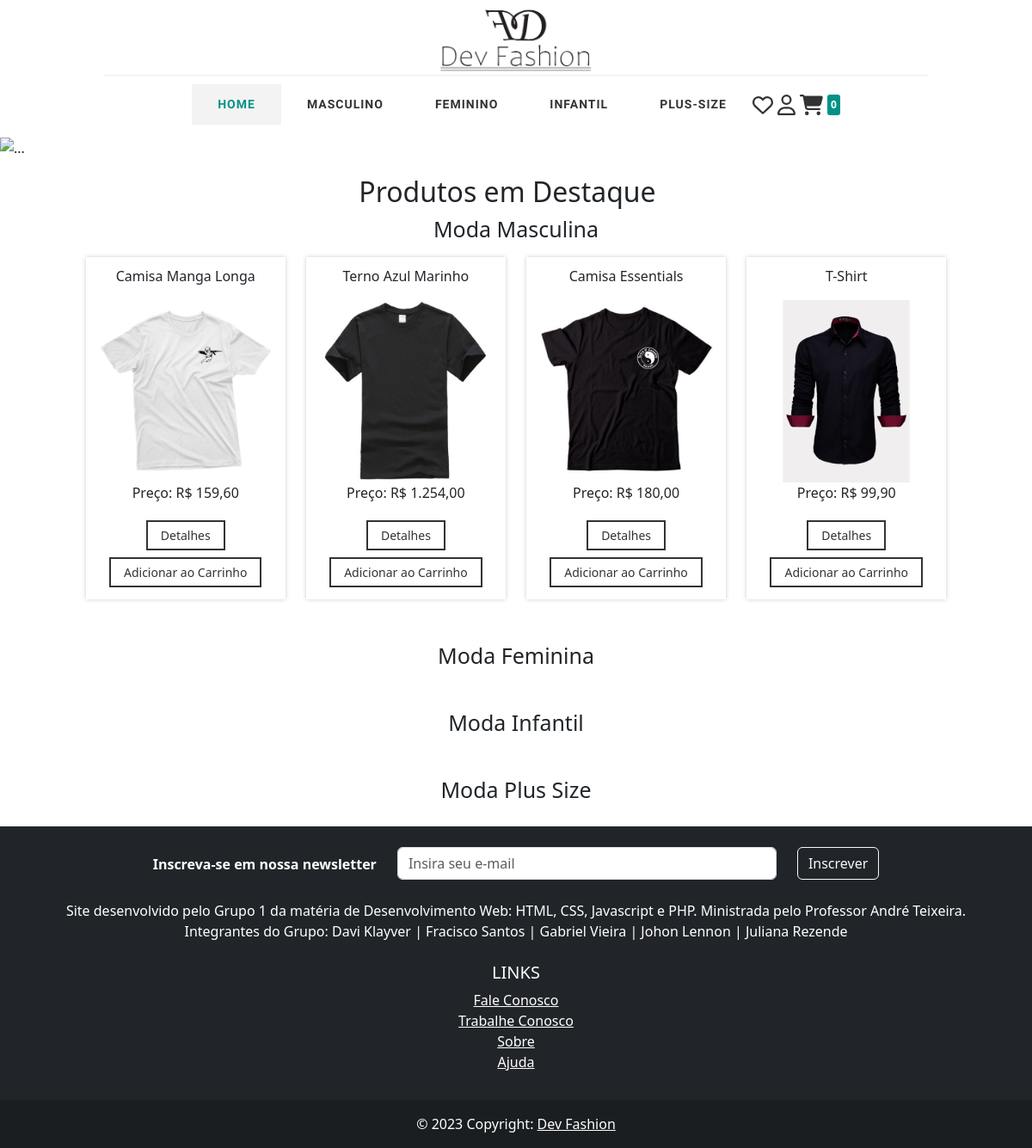
Before: / with the older database file.
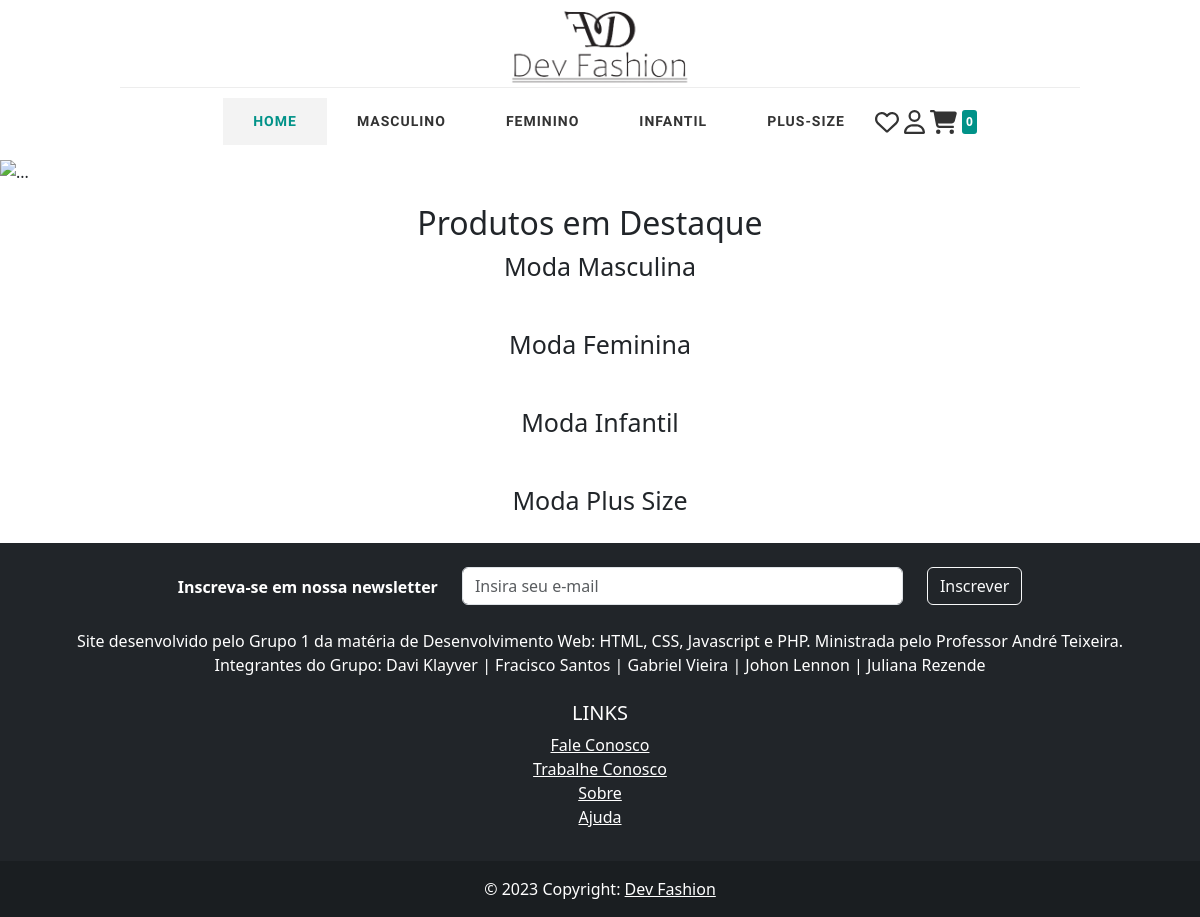
After: the same page with the newer database file.
### tables this page shows
create table rpa_roupa
(
    rpa_id             SMALLINT unsigned PRIMARY KEY auto_increment,
    rpa_nome           TEXT           NOT NULL,
    rpa_preco          DECIMAL(10, 2) NOT NULL,
    rpa_tipo           TINYINT(1)     NOT NULL,
    rpa_caminho_imagem varchar(50)    not null
);

### src/Controllers/Home/homeController.php (called while the page is built, shortened)
<?php
class homeController {
	public function index(array $aDados): void {
		$loRoupasMasculinas = Sistema::getRoupaDAO()->getRoupasByTipo(TipoRoupaEnum::MASCULINO,4);
		require_once "Home/index.php";
	}
}

### core/Router.php (called while the page is built, shortened)
<?php
class Router {
	private array $aDados;
	public function iniciar(): void {
		$oController = $this->getController();
		$oErroController = new errorController();
		try {
			$sAcao = $this->aDados['acao'];
			$oController->$sAcao($this->aDados);
		} catch (\Exception $oExp) {
			$oErroController->errorExeption($this->aDados, $oExp->getMessage(), $oExp->getCode());
			exit();
		}
	}
	private function attrValues(): void {
		$this->aDados = array_merge($_GET,$_POST,$_FILES);
	}
	private function getController(): mixed {
		return new $oControllerClass();
	}
}

### index.php (called while the page is built, shortened)
<?php
$oRouter = new Router();
$oRouter->iniciar();

### src/Sistema/Sistema.php (called while the page is built, shortened)
<?php
class Sistema {
	public static function connection(): ConnectionInterface {
		return new Connection();
	}
	public static function getRoupaDAO(): RoupaDAO {
		return new RoupaDAO();
	}
}

### src/Roupa/RoupaDAO.php (called while the page is built, shortened)
<?php
class RoupaDAO {
	public function getRoupasByTipo(int $iTipoRoupa, int $iLimit = null): RoupaList {
		$sLimit = "";
		if ($iLimit) {
			$sLimit = "limit $iLimit";
		}
		$sSql = "SELECT * FROM rpa_roupa WHERE rpa_tipo = ? $sLimit";
		$aParam[] = $iTipoRoupa;
		try {
			$aaRoupas = Sistema::connection()->getArray($sSql,$aParam);
		} catch (\PDOException $oExp) {
			throw new \PDOException("Não foi possível consultar as roupas.");
		}
		if (empty($aaRoupas)) {
			return new RoupaList();
		}
		return RoupaList::createFromArray($aaRoupas);
	}
}

### src/Sistema/Connection/Connection.php (called while the page is built, shortened)
<?php
class Connection implements ConnectionInterface {
	private PDO $oPDO;
	public function __construct() {
		$sDriver = 'mysql';
		$sHost = 'mysql';
		$sUser = 'root';
		$sPassword = 'devfashion@!#';
		$sDatabase = 'devfashion';
		$oConexao = new PDO("$sDriver:host=$sHost;dbname=$sDatabase", $sUser, $sPassword);
		$oConexao->setAttribute(PDO::ATTR_ERRMODE, PDO::ERRMODE_EXCEPTION);
		$this->oPDO = $oConexao;
	}
	public function getArray(string $sSql, array $aParams = null): array {
		$oSttm = $this->oPDO->prepare($sSql);
		if (!empty($aParams)) {
			foreach ($aParams as $iKey => $aParam) {
				$iContador = 1 + $iKey;
				$oSttm->bindValue($iContador,$aParam);
			}
		}
		try {
			$oSttm->execute();
			return $oSttm->fetchAll();
		} catch (\PDOException $oExp) {
			throw new \Exception("Ocorreu um erro interno no sistema.",0,$oExp);
		}
	}
}

### src/Roupa/Roupa.php (called while the page is built, shortened)
<?php
class Roupa {
	private string $sNome;
	private float $fPreco;
	private string $sCaminhoImagem;
	public static function createFromArray(array $aRoupa): Roupa {
		$oRoupa = new Roupa();
		$oRoupa->iId = $aRoupa['rpa_id'];
		$oRoupa->sNome = $aRoupa['rpa_nome'];
		$oRoupa->fPreco = doubleval($aRoupa['rpa_preco']);
		$oRoupa->iTipo = $aRoupa['rpa_tipo'];
		$oRoupa->sCaminhoImagem = $aRoupa['rpa_caminho_imagem'];
		return $oRoupa;
	}
	public function getNome(): string {
		return $this->sNome;
	}
	public function getDescricaoPreco(): string {
		return "R$ " . number_format($this->fPreco,2,",",".");
	}
	public function getCaminhoImagem(): string {
		return $this->sCaminhoImagem;
	}
}

### src/Roupa/RoupaList.php (called while the page is built, shortened)
<?php
class RoupaList extends \SplObjectStorage {
	public static function createFromArray(array $aaRoupas): RoupaList {
		$loRoupaList = new RoupaList();
		foreach ($aaRoupas as $aRoupa) {
			$oRoupa = Roupa::createFromArray($aRoupa);
			$loRoupaList->attach($oRoupa);
		}
		return $loRoupaList;
	}
}

### core/Functions.php (the view, shortened to what this page needs)
<?php
class Functions {
	public static function renderMenu(array $aDados): void {
		$sPaginaAtual = $aDados['acao'];
		require_once "Sistema/nav.php";
	}
	public static function renderFooter(): void {
		require_once "Sistema/footer.php";
	}
	public static function addStyleSheet(array $aCss = []): void {
		$oData = new \DateTimeImmutable("now");
		$sTimeStamp = $oData->getTimestamp();
		$aCssPadrao = [
			"css/lib/bootstrap/bootstrap.min.css",
			"css/lib/fontawesome/all.min.css"
		];
		$aCss = array_merge($aCssPadrao,$aCss);
		foreach ($aCss as $sCss) {
			echo PHP_EOL . "<link rel='stylesheet' href='../public/assets/$sCss?$sTimeStamp'>";
		}
	}
	public static function addImage(string $sNomeImagem, string $sFormato, string $sLink, string $sAlt = null): void {
		$oData = new \DateTimeImmutable("now");
		$sTimeStamp = $oData->getTimestamp();
		echo "<a href=\"$sLink\"><img src='../public/assets/img/$sNomeImagem.$sFormato?$sTimeStamp' alt='$sAlt'></a>";
	}
	public static function imprimirCardRoupa(Roupa $oRoupa): void {
		$oData = new \DateTimeImmutable("now");
		$sTimeStamp = $oData->getTimestamp();
		$sNome = mb_convert_encoding($oRoupa->getNome(),'UTF-8');
		echo "
			<div class=\"produto\">
				<p>{$sNome}</p>
				<img src='../public/assets/img/{$oRoupa->getCaminhoImagem()}.jpg?$sTimeStamp'
				<p>Preço: {$oRoupa->getDescricaoPreco()}</p>
				<button>Detalhes</button>
				<button>Adicionar ao Carrinho</button>
			</div>
		";
	}
}

### src/Views/Home/index.php (shortened to what this page needs)
<!doctype html>
<html lang="pt-BR">
<head>
	<?php
		Functions::addStyleSheet(["css/style.css"]);
	?>
</head>
<body>
<?php Functions::renderMenu($aDados); ?>
<?php require 'include/carrousel.php'?>
<section class="destaques">
	<h2>Produtos em Destaque</h2>
	<h3 class="produtos-container">Moda Masculina</h3>
	<?php
		foreach ($loRoupasMasculinas as $oRoupa) {
			Functions::imprimirCardRoupa($oRoupa);
		}
	?>
</section>
<section class="destaques">
	<h3 class="produtos-container">Moda Feminina</h3>
</section>
<section class="destaques">
	<h3 class="produtos-container">Moda Infantil</h3>
</section>
<section class="destaques">
	<h3 class="produtos-container">Moda Plus Size</h3>
</section>
<?php Functions::renderFooter(); ?>
</body>

### src/Views/Sistema/nav.php (shortened to what this page needs)
<?php
$sIdPagAtual = "id=\"nav-project-list-selected\"";
$sIdIconAtual = "id=\"nav-project-icon-atual\"";
?>
<nav class="nav-project navbar navbar-expand-lg">
	<div class="nav-project-img">
		<?php Functions::addImage("logo","png","../home"); ?>
	</div>
	<div class="collapse navbar-collapse nav-project-list" id="navbarSupportedContent">
		<div>
			<ul class="navbar-nav">
				<li class="nav-item">
					<a class="nav-link" href="../home" <?php echo $sPaginaAtual == "index" ? $sIdPagAtual : "";?>>
						HOME
					</a>
				</li>
				<li class="nav-item">
					<a class="nav-link" href="#" <?php echo $sPaginaAtual == "masculino" ? $sIdPagAtual : "";?>>
						MASCULINO
					</a>
				</li>
				<li class="nav-item">
					<a class="nav-link" href="#" <?php echo $sPaginaAtual == "feminino" ? $sIdPagAtual : "";?>>
						FEMININO
					</a>
				</li>
				<li class="nav-item">
					<a class="nav-link" href="#" <?php echo $sPaginaAtual == "infantil" ? $sIdPagAtual : "";?>>
						INFANTIL
					</a>
				</li>
				<li class="nav-item">
					<a class="nav-link" href="#" <?php echo $sPaginaAtual == "plus" ? $sIdPagAtual : "";?>>
						PLUS-SIZE
					</a>
				</li>
			</ul>
		</div>
		<div class="d-flex">
			<a href="#" title="Lista de desejos" <?php echo $sPaginaAtual == "lista" ? $sIdIconAtual : "";?> class="nav-project-icons">
				<i class="fa-regular fa-heart fa-xl" style="margin-right: 5px"></i>
			</a>
			<a href="#" title="Meu Espaço" <?php echo $sPaginaAtual == "espaco" ? $sIdIconAtual : "";?> class="nav-project-icons">
				<i class="fa-regular fa-user fa-xl" style="margin-right: 5px"></i>
			</a>
			<a href="#" title="Carrinho" <?php echo $sPaginaAtual == "carrinho" ? $sIdIconAtual : "";?> class="nav-project-icons">
				<i class="fa-solid fa-cart-shopping fa-xl" style="margin-right: 5px"></i>
			</a>
			<span id="contador_itens_carrinho">0</span>
		</div>
	</div>
</nav>

### src/Views/Home/include/carrousel.php (shortened to what this page needs)
<div id="carouselExampleIndicators" class="carousel slide">
	<div class="carousel-indicators">
		<button type="button" data-bs-target="#carouselExampleIndicators" data-bs-slide-to="0" class="active"
				aria-current="true" aria-label="Slide 1"></button>
		<button type="button" data-bs-target="#carouselExampleIndicators" data-bs-slide-to="1"
				aria-label="Slide 2"></button>
		<button type="button" data-bs-target="#carouselExampleIndicators" data-bs-slide-to="2"
				aria-label="Slide 3"></button>
	</div>
	<div class="carousel-inner">
		<div class="carousel-item active">
			<img src="https://images.tcdn.com.br/files/767703/themes/57/img/settings/SPRING.png?257f4779d59c9195913ebc826e6cdbfe"
				 class="d-block w-100" alt="...">
		</div>
	</div>
	<button class="carousel-control-prev" type="button" data-bs-target="#carouselExampleIndicators"
			data-bs-slide="prev">
		<span class="carousel-control-prev-icon" aria-hidden="true"></span>
	</button>
	<button class="carousel-control-next" type="button" data-bs-target="#carouselExampleIndicators"
			data-bs-slide="next">
		<span class="carousel-control-next-icon" aria-hidden="true"></span>
	</button>
</div>

### src/Views/Sistema/footer.php
<footer class="bg-dark text-center text-white">
	<div class="container p-4">
		<section class="">
			<form action="../home">
				<div class="row d-flex justify-content-center">
					<div class="col-auto">
						<p class="pt-2">
							<strong>Inscreva-se em nossa newsletter</strong>
						</p>
					</div>
					<div class="col-md-5 col-12">
						<div class="form-outline form-white mb-3">
							<input type="email" id="form5Example21" class="form-control" placeholder="Insira seu e-mail"/>
						</div>
					</div>
					<div class="col-auto">
						<button type="submit" class="btn btn-outline-light mb-4">
							Inscrever
						</button>
					</div>
				</div>
			</form>
		</section>
		<section class="mb-4">
			<p>
				Site desenvolvido pelo Grupo 1 da matéria de Desenvolvimento Web: HTML, CSS, Javascript e PHP. Ministrada pelo Professor André Teixeira. <br>
				Integrantes do Grupo: Davi Klayver | Fracisco Santos | Gabriel Vieira | Johon Lennon | Juliana Rezende
			</p>
		</section>
		<section class="">
			<div class="row">
				<div class="col-lg-0 col-md-0 mb-0 mb-md-2">
					<h5 class="text-uppercase">Links</h5>
					<ul class="list-unstyled mb-0">
						<li>
							<a href="#!" class="text-white">Fale Conosco</a>
						</li>
						<li>
							<a href="#!" class="text-white">Trabalhe Conosco</a>
						</li>
						<li>
							<a href="#!" class="text-white">Sobre</a>
						</li>
						<li>
							<a href="#!" class="text-white">Ajuda</a>
						</li>
					</ul>
				</div>
		</section>
	</div>
	<div class="text-center p-3" style="background-color: rgba(0, 0, 0, 0.2);">
		© 2023 Copyright:
		<a class="text-white" href="#">Dev Fashion</a>
	</div>
</footer>

### public/assets/css/style.css (style rules this page uses)
.nav-project { width: 100%; display: flex; justify-content: center; flex-direction: column; align-items: center; padding: 0!important; margin-bottom: 5px; }
.nav-project-img { text-align: center; width: 80%; border-bottom: 1px solid #EDEDED; }
.nav-project-img img { width: 218px; max-width: 20%; }
.nav-project-list { margin: 10px 0 10px 0; }
.nav-project-list ul { display: flex; }
.nav-project-list ul li { list-style: none; }
.nav-project-list ul li a { text-decoration: none; color: #333333!important; font-size: 14px!important; font-weight: 800!important; padding: 13px 30px!important; letter-spacing: 1px!important; font-family: 'Raleway', sans-serif !important; }
#nav-project-list-selected, .nav-project-list ul li a:hover { color: #009288!important; background-color: #F3F3F3; }
.nav-project-icons { text-decoration: none; color: #333333; }
#contador_itens_carrinho { background-color: #009288; padding: 3px 4px; border-radius: 3px; color: #fff; font-weight: 800; text-align: center; font-size: 12px; }
section.destaques { padding: 20px; text-align: center; overflow: auto; }
section.destaques h2 { display: inline-block; margin-right: 20px; }
section.destaques h3 { font-size: 25px; }
.produtos-container { text-align: center; }
.produto { display: inline-block; vertical-align: top; width: 20%; margin: 10px; padding: 10px; background-color: #fff; box-shadow: 0 0 5px rgba(0, 0, 0, 0.2); text-align: center; }
.produto img { max-width: 100%; height: auto; }
.destaques button { background-color: transparent; border: 2px solid #333; color: #333; padding: 5px 15px; text-align: center; text-decoration: none; display: inline-block; font-size: 14px; margin: 4px 2px; cursor: pointer; transition: background-color 0.3s ease; }

Changed rows visible on the page:
removed rpa_roupa: rpa_nome "Camisa Manga Longa", rpa_caminho_imagem (picture), rpa_preco "R$ 159,60"
removed rpa_roupa: rpa_nome "Terno Azul Marinho", rpa_caminho_imagem (picture), rpa_preco "R$ 1.254,00"
removed rpa_roupa: rpa_nome "Camisa Essentials", rpa_caminho_imagem (picture), rpa_preco "R$ 180,00"
removed rpa_roupa: rpa_nome "T-Shirt", rpa_caminho_imagem (picture), rpa_preco "R$ 99,90"
